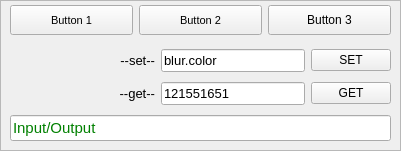
  <widget class="QFrame" name="specifics_frame">
   <property name="geometry">
    <rect>
     <x>20</x>
     <y>660</y>
     <width>401</width>
     <height>151</height>
    </rect>
   </property>
   <property name="frameShape">
    <enum>QFrame::StyledPanel</enum>
   </property>
   <property name="frameShadow">
    <enum>QFrame::Raised</enum>
   </property>
   <widget class="QWidget" name="layoutWidget">
    <property name="geometry">
     <rect>
      <x>0</x>
      <y>0</y>
      <width>401</width>
      <height>41</height>
     </rect>
    </property>
    <layout class="QGridLayout" name="gridLayout">
     <property name="leftMargin">
      <number>10</number>
     </property>
     <property name="topMargin">
      <number>5</number>
     </property>
     <property name="rightMargin">
      <number>10</number>
     </property>
     <property name="bottomMargin">
      <number>5</number>
     </property>
     <item row="0" column="1">
      <widget class="QPushButton" name="specifics_button_1">
       <property name="minimumSize">
        <size>
         <width>0</width>
         <height>30</height>
        </size>
       </property>
       <property name="font">
        <font>
         <pointsize>8</pointsize>
        </font>
       </property>
       <property name="text">
        <string>Button 2</string>
       </property>
      </widget>
     </item>
     <item row="0" column="2">
      <widget class="QPushButton" name="specifics_button_2">
       <property name="minimumSize">
        <size>
         <width>0</width>
         <height>30</height>
        </size>
       </property>
       <property name="font">
        <font>
         <pointsize>9</pointsize>
        </font>
       </property>
       <property name="text">
        <string>Button 3</string>
       </property>
      </widget>
     </item>
     <item row="0" column="0">
      <widget class="QPushButton" name="specifics_button_0">
       <property name="minimumSize">
        <size>
         <width>0</width>
         <height>30</height>
        </size>
       </property>
       <property name="font">
        <font>
         <pointsize>8</pointsize>
        </font>
       </property>
       <property name="toolTip">
        <string/>
       </property>
       <property name="whatsThis">
        <string/>
       </property>
       <property name="text">
        <string>Button 1</string>
       </property>
      </widget>
     </item>
    </layout>
   </widget>
   <widget class="QWidget" name="layoutWidget">
    <property name="geometry">
     <rect>
      <x>0</x>
      <y>40</y>
      <width>401</width>
      <height>111</height>
     </rect>
    </property>
    <layout class="QGridLayout" name="gridLayout_2">
     <property name="leftMargin">
      <number>10</number>
     </property>
     <property name="topMargin">
      <number>5</number>
     </property>
     <property name="rightMargin">
      <number>10</number>
     </property>
     <property name="bottomMargin">
      <number>3</number>
     </property>
     <item row="1" column="0">
      <widget class="QLabel" name="specifics_get_label">
       <property name="sizePolicy">
        <sizepolicy hsizetype="Expanding" vsizetype="Fixed">
         <horstretch>0</horstretch>
         <verstretch>0</verstretch>
        </sizepolicy>
       </property>
       <property name="font">
        <font>
         <pointsize>10</pointsize>
        </font>
       </property>
       <property name="text">
        <string>--get--</string>
       </property>
       <property name="alignment">
        <set>Qt::AlignRight|Qt::AlignTrailing|Qt::AlignVCenter</set>
       </property>
      </widget>
     </item>
     <item row="0" column="0">
      <widget class="QLabel" name="specifics_set_label">
       <property name="minimumSize">
        <size>
         <width>120</width>
         <height>0</height>
        </size>
       </property>
       <property name="font">
        <font>
         <pointsize>10</pointsize>
        </font>
       </property>
       <property name="text">
        <string>--set--</string>
       </property>
       <property name="alignment">
        <set>Qt::AlignRight|Qt::AlignTrailing|Qt::AlignVCenter</set>
       </property>
      </widget>
     </item>
     <item row="0" column="2">
      <widget class="QPushButton" name="specifics_set_button">
       <property name="font">
        <font>
         <pointsize>9</pointsize>
        </font>
       </property>
       <property name="text">
        <string>SET</string>
       </property>
      </widget>
     </item>
     <item row="1" column="1">
      <widget class="QLineEdit" name="specifics_get_input">
       <property name="font">
        <font>
         <pointsize>10</pointsize>
        </font>
       </property>
       <property name="text">
        <string>121551651</string>
       </property>
      </widget>
     </item>
     <item row="1" column="2">
      <widget class="QPushButton" name="specifics_get_button">
       <property name="font">
        <font>
         <pointsize>9</pointsize>
        </font>
       </property>
       <property name="text">
        <string>GET</string>
       </property>
      </widget>
     </item>
     <item row="0" column="1">
      <widget class="QLineEdit" name="specifics_set_input">
       <property name="font">
        <font>
         <pointsize>10</pointsize>
        </font>
       </property>
       <property name="text">
        <string>blur.color</string>
       </property>
      </widget>
     </item>
     <item row="2" column="0" colspan="3">
      <widget class="QLineEdit" name="specifics_io">
       <property name="font">
        <font>
         <pointsize>11</pointsize>
        </font>
       </property>
       <property name="toolTip">
        <string/>
       </property>
       <property name="styleSheet">
        <string notr="true">color: green;</string>
       </property>
       <property name="text">
        <string>Input/Output</string>
       </property>
      </widget>
     </item>
    </layout>
   </widget>
  </widget>
